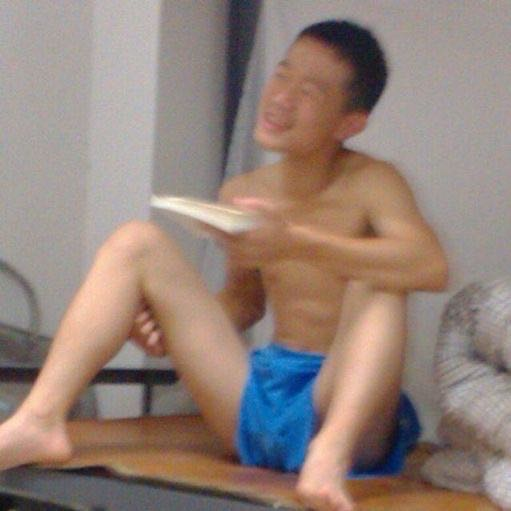
#> input picture examples/demo/oneimage/1.jpeg, 511 x 511 px, found by its file name
$ python test.py
#> lines starting #> are read from the running program, lines starting #| are printed output that depends on the picture; after the words box and inside, x2 and y2 are one past the last pixel; in counts of white or black regions, pixels touching at a corner belong together
import cv2

# Load the image
image = cv2.imread('example/demo/oneimage/1.jpeg')
#> image is the input picture: shape (511, 511, 3); mean B, G, R 121.8, 130.1, 148

# Display the image
cv2.imshow('Image', image)

# Draw a red circle on the image
point = (100, 100)
radius = 10
color = (0, 0, 255) # BGR format
thickness = -1 # Negative thickness fills the circle
cv2.circle(image, point, radius, color, thickness)
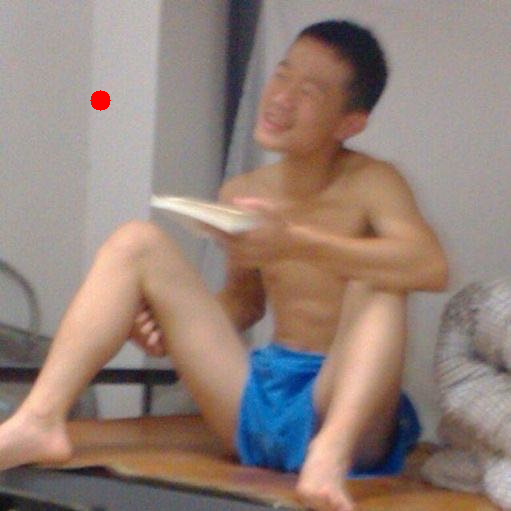
#> image: shape (511, 511, 3); 0.12% of pixels changed, all inside (x1, y1, x2, y2) = (90, 90, 111, 111)

# Display the image with the circle
cv2.imshow('Image with Circle', image)

# Wait for a key press and then close the window
cv2.waitKey(0)
cv2.destroyAllWindows()
